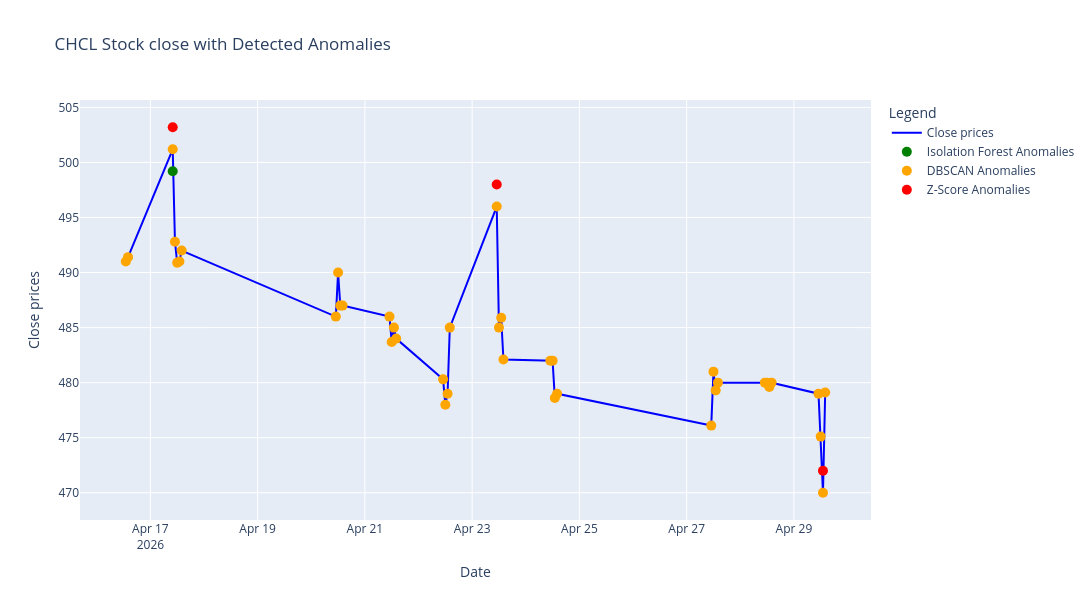

Source (notebook cell):
### Code cell
fig = go.Figure()

# Add the line for the closing close
fig.add_trace(
    go.Scatter(
        x=df.index,
        y=df["close"],
        mode="lines",
        name="Close prices",
        line=dict(color="blue"),
    )
)


# Add the scatter plot for Isolation Forest anomalies
fig.add_trace(
    go.Scatter(
        x=anomalies_if[anomalies_if["Anomaly_Isolation_Forest"] == -1].index,
        y=anomalies_if[anomalies_if["Anomaly_Isolation_Forest"] == -1]["close"] - 2,
        mode="markers",
        name="Isolation Forest Anomalies",
        marker=dict(color="green", size=10),
    )
)

# Add the scatter plot for DBSCAN anomalies
fig.add_trace(
    go.Scatter(
        x=anomalies_dbscan[anomalies_dbscan["Anomaly_DBSCAN"] == -1].index,
        y=anomalies_dbscan[anomalies_dbscan["Anomaly_DBSCAN"] == -1]["close"],
        mode="markers",
        name="DBSCAN Anomalies",
        marker=dict(color="orange", size=10),
    )
)

# Add the scatter plot for Z-Score anomalies
fig.add_trace(
    go.Scatter(
        x=anomalies_zscore.index,
        y=anomalies_zscore["close"] + 2,
        mode="markers",
        name="Z-Score Anomalies",
        marker=dict(color="red", size=10),
    )
)


# Update layout
fig.update_layout(
    title=f"{stock_name} Stock close with Detected Anomalies",
    xaxis_title="Date",
    yaxis_title="Close prices",
    legend_title="Legend",
    width=1200,
    height=600,
)

# Show the plot
fig.show()
